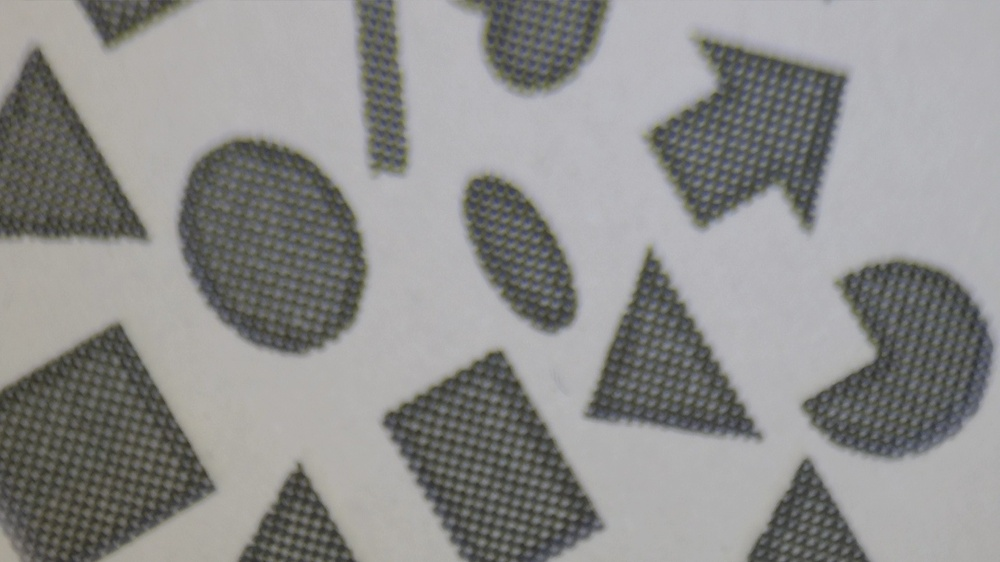
#> input picture 2-12/Python_Opcv/sample1.jpg, 1000 x 562 px, shrunk from 1920 x 1080 before the run
$ python sample1_hist.py
#> lines starting #> are read from the running program, lines starting #| are printed output that depends on the picture
import cv2
import matplotlib.pyplot as plt
o = cv2.imread('sample1.jpg')
#> o is the input picture: shape (562, 1000, 3); mean B, G, R 140.4, 141.7, 142.1
im_grey = cv2.cvtColor(o, cv2.COLOR_BGR2GRAY) # 灰階影像
plt.subplot(1,2,1), plt.imshow(im_grey, cmap = 'gray')
plt.title('im_grey')
plt.subplot(1,2,2), plt.hist(im_grey.ravel(), 256)
plt.title('Histogram')
plt.show()
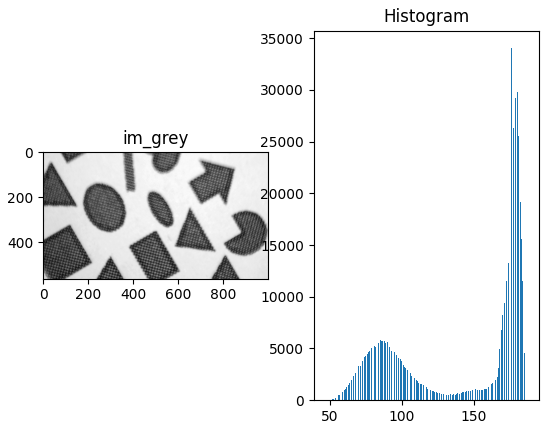
#> figure drawn by matplotlib, 2 panels; panel 2: tallest bar 34036 high, from x = 175.8 to 176.4
